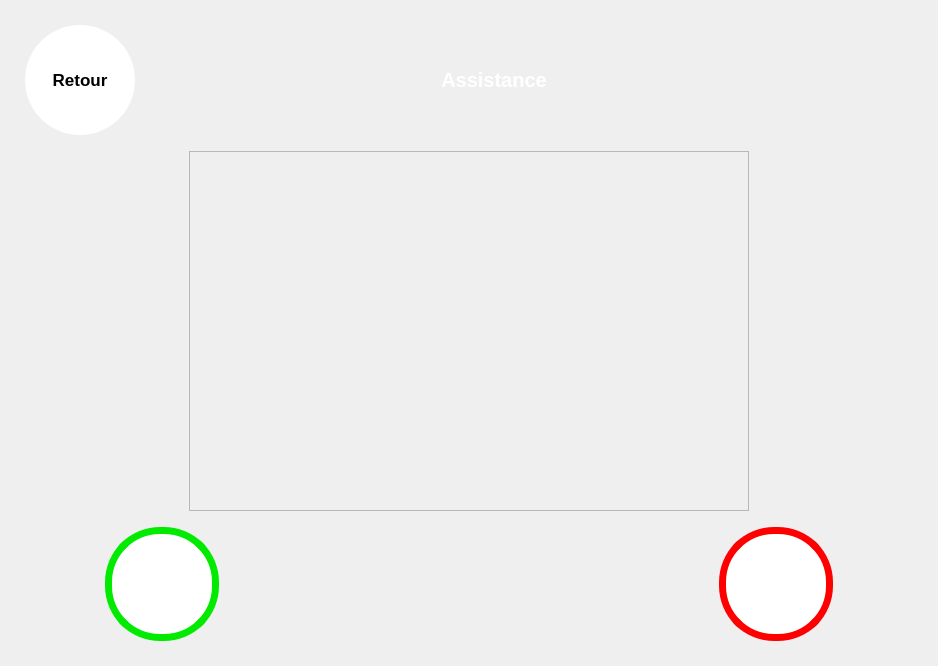
<?xml version="1.0" encoding="UTF-8"?>
<ui version="4.0">
 <class>Assistance</class>
 <widget class="QWidget" name="Assistance">
  <property name="geometry">
   <rect>
    <x>0</x>
    <y>0</y>
    <width>938</width>
    <height>631</height>
   </rect>
  </property>
  <property name="windowTitle">
   <string>Form</string>
  </property>
  <property name="styleSheet">
   <string notr="true">QToolTip{	
	border:1px white;	
	border-radius:0px;  
	font : 15pt;
	background-color: rgb(114, 114, 114);
	color: rgb(255, 255, 255);	    	
}</string>
  </property>
  <layout class="QGridLayout" name="gridLayout">
   <item row="0" column="0">
    <widget class="QStackedWidget" name="stackedWidget">
     <property name="frameShape">
      <enum>QFrame::NoFrame</enum>
     </property>
     <property name="frameShadow">
      <enum>QFrame::Sunken</enum>
     </property>
     <widget class="QWidget" name="page">
      <layout class="QGridLayout" name="gridLayout_2">
       <item row="0" column="0">
        <layout class="QHBoxLayout" name="horizontalLayout_2">
         <property name="margin">
          <number>5</number>
         </property>
         <item>
          <widget class="QToolButton" name="B_ReturnWidgetCurent">
           <property name="minimumSize">
            <size>
             <width>110</width>
             <height>110</height>
            </size>
           </property>
           <property name="maximumSize">
            <size>
             <width>110</width>
             <height>110</height>
            </size>
           </property>
           <property name="palette">
            <palette>
             <active>
              <colorrole role="Button">
               <brush brushstyle="SolidPattern">
                <color alpha="255">
                 <red>255</red>
                 <green>255</green>
                 <blue>255</blue>
                </color>
               </brush>
              </colorrole>
              <colorrole role="Base">
               <brush brushstyle="SolidPattern">
                <color alpha="255">
                 <red>255</red>
                 <green>255</green>
                 <blue>255</blue>
                </color>
               </brush>
              </colorrole>
              <colorrole role="Window">
               <brush brushstyle="SolidPattern">
                <color alpha="255">
                 <red>255</red>
                 <green>255</green>
                 <blue>255</blue>
                </color>
               </brush>
              </colorrole>
             </active>
             <inactive>
              <colorrole role="Button">
               <brush brushstyle="SolidPattern">
                <color alpha="255">
                 <red>255</red>
                 <green>255</green>
                 <blue>255</blue>
                </color>
               </brush>
              </colorrole>
              <colorrole role="Base">
               <brush brushstyle="SolidPattern">
                <color alpha="255">
                 <red>255</red>
                 <green>255</green>
                 <blue>255</blue>
                </color>
               </brush>
              </colorrole>
              <colorrole role="Window">
               <brush brushstyle="SolidPattern">
                <color alpha="255">
                 <red>255</red>
                 <green>255</green>
                 <blue>255</blue>
                </color>
               </brush>
              </colorrole>
             </inactive>
             <disabled>
              <colorrole role="Button">
               <brush brushstyle="SolidPattern">
                <color alpha="255">
                 <red>255</red>
                 <green>255</green>
                 <blue>255</blue>
                </color>
               </brush>
              </colorrole>
              <colorrole role="Base">
               <brush brushstyle="SolidPattern">
                <color alpha="255">
                 <red>255</red>
                 <green>255</green>
                 <blue>255</blue>
                </color>
               </brush>
              </colorrole>
              <colorrole role="Window">
               <brush brushstyle="SolidPattern">
                <color alpha="255">
                 <red>255</red>
                 <green>255</green>
                 <blue>255</blue>
                </color>
               </brush>
              </colorrole>
             </disabled>
            </palette>
           </property>
           <property name="font">
            <font>
             <pointsize>13</pointsize>
             <weight>75</weight>
             <bold>true</bold>
            </font>
           </property>
           <property name="styleSheet">
            <string notr="true">QToolButton{
background-color: rgb(255, 255, 255);
border:none;
border-radius:55px;
max-width:110px;
max-height:110px;
min-width:110px;
min-height:110px;
}

QToolButton:pressed{ 
	background-color: #ECF0F1;
}</string>
           </property>
           <property name="text">
            <string>Retour</string>
           </property>
           <property name="icon">
            <iconset resource="Src.qrc">
             <normaloff>:/ImgList/Home</normaloff>:/ImgList/Home</iconset>
           </property>
           <property name="iconSize">
            <size>
             <width>70</width>
             <height>70</height>
            </size>
           </property>
           <property name="toolButtonStyle">
            <enum>Qt::ToolButtonTextUnderIcon</enum>
           </property>
           <property name="autoRaise">
            <bool>true</bool>
           </property>
          </widget>
         </item>
         <item>
          <spacer name="horizontalSpacer_4">
           <property name="orientation">
            <enum>Qt::Horizontal</enum>
           </property>
           <property name="sizeType">
            <enum>QSizePolicy::MinimumExpanding</enum>
           </property>
           <property name="sizeHint" stdset="0">
            <size>
             <width>300</width>
             <height>110</height>
            </size>
           </property>
          </spacer>
         </item>
         <item>
          <widget class="QLabel" name="label">
           <property name="font">
            <font>
             <pointsize>15</pointsize>
             <weight>75</weight>
             <bold>true</bold>
            </font>
           </property>
           <property name="styleSheet">
            <string notr="true">background-color: rgba(255, 255, 255, 0);
color: rgb(255, 255, 255);</string>
           </property>
           <property name="text">
            <string>Assistance</string>
           </property>
           <property name="alignment">
            <set>Qt::AlignCenter</set>
           </property>
          </widget>
         </item>
         <item>
          <spacer name="horizontalSpacer_5">
           <property name="orientation">
            <enum>Qt::Horizontal</enum>
           </property>
           <property name="sizeHint" stdset="0">
            <size>
             <width>40</width>
             <height>20</height>
            </size>
           </property>
          </spacer>
         </item>
         <item>
          <spacer name="horizontalSpacer_8">
           <property name="orientation">
            <enum>Qt::Horizontal</enum>
           </property>
           <property name="sizeType">
            <enum>QSizePolicy::Fixed</enum>
           </property>
           <property name="sizeHint" stdset="0">
            <size>
             <width>110</width>
             <height>20</height>
            </size>
           </property>
          </spacer>
         </item>
        </layout>
       </item>
       <item row="1" column="0">
        <spacer name="verticalSpacer_2">
         <property name="orientation">
          <enum>Qt::Vertical</enum>
         </property>
         <property name="sizeHint" stdset="0">
          <size>
           <width>20</width>
           <height>33</height>
          </size>
         </property>
        </spacer>
       </item>
       <item row="2" column="0">
        <layout class="QHBoxLayout" name="horizontalLayout_3">
         <property name="margin">
          <number>5</number>
         </property>
         <item>
          <spacer name="horizontalSpacer_6">
           <property name="orientation">
            <enum>Qt::Horizontal</enum>
           </property>
           <property name="sizeHint" stdset="0">
            <size>
             <width>40</width>
             <height>20</height>
            </size>
           </property>
          </spacer>
         </item>
         <item>
          <widget class="QFrame" name="frame">
           <property name="minimumSize">
            <size>
             <width>560</width>
             <height>360</height>
            </size>
           </property>
           <property name="frameShape">
            <enum>QFrame::StyledPanel</enum>
           </property>
           <property name="frameShadow">
            <enum>QFrame::Raised</enum>
           </property>
          </widget>
         </item>
         <item>
          <spacer name="horizontalSpacer_7">
           <property name="orientation">
            <enum>Qt::Horizontal</enum>
           </property>
           <property name="sizeHint" stdset="0">
            <size>
             <width>40</width>
             <height>20</height>
            </size>
           </property>
          </spacer>
         </item>
        </layout>
       </item>
       <item row="3" column="0">
        <spacer name="verticalSpacer">
         <property name="orientation">
          <enum>Qt::Vertical</enum>
         </property>
         <property name="sizeHint" stdset="0">
          <size>
           <width>20</width>
           <height>22</height>
          </size>
         </property>
        </spacer>
       </item>
       <item row="4" column="0">
        <layout class="QHBoxLayout" name="horizontalLayout">
         <property name="margin">
          <number>5</number>
         </property>
         <item>
          <spacer name="horizontalSpacer_2">
           <property name="orientation">
            <enum>Qt::Horizontal</enum>
           </property>
           <property name="sizeType">
            <enum>QSizePolicy::Fixed</enum>
           </property>
           <property name="sizeHint" stdset="0">
            <size>
             <width>80</width>
             <height>20</height>
            </size>
           </property>
          </spacer>
         </item>
         <item>
          <widget class="QToolButton" name="B_CallOn">
           <property name="minimumSize">
            <size>
             <width>114</width>
             <height>114</height>
            </size>
           </property>
           <property name="maximumSize">
            <size>
             <width>114</width>
             <height>114</height>
            </size>
           </property>
           <property name="palette">
            <palette>
             <active>
              <colorrole role="Button">
               <brush brushstyle="SolidPattern">
                <color alpha="255">
                 <red>255</red>
                 <green>255</green>
                 <blue>255</blue>
                </color>
               </brush>
              </colorrole>
              <colorrole role="Base">
               <brush brushstyle="SolidPattern">
                <color alpha="255">
                 <red>255</red>
                 <green>255</green>
                 <blue>255</blue>
                </color>
               </brush>
              </colorrole>
              <colorrole role="Window">
               <brush brushstyle="SolidPattern">
                <color alpha="255">
                 <red>255</red>
                 <green>255</green>
                 <blue>255</blue>
                </color>
               </brush>
              </colorrole>
             </active>
             <inactive>
              <colorrole role="Button">
               <brush brushstyle="SolidPattern">
                <color alpha="255">
                 <red>255</red>
                 <green>255</green>
                 <blue>255</blue>
                </color>
               </brush>
              </colorrole>
              <colorrole role="Base">
               <brush brushstyle="SolidPattern">
                <color alpha="255">
                 <red>255</red>
                 <green>255</green>
                 <blue>255</blue>
                </color>
               </brush>
              </colorrole>
              <colorrole role="Window">
               <brush brushstyle="SolidPattern">
                <color alpha="255">
                 <red>255</red>
                 <green>255</green>
                 <blue>255</blue>
                </color>
               </brush>
              </colorrole>
             </inactive>
             <disabled>
              <colorrole role="Button">
               <brush brushstyle="SolidPattern">
                <color alpha="255">
                 <red>255</red>
                 <green>255</green>
                 <blue>255</blue>
                </color>
               </brush>
              </colorrole>
              <colorrole role="Base">
               <brush brushstyle="SolidPattern">
                <color alpha="255">
                 <red>255</red>
                 <green>255</green>
                 <blue>255</blue>
                </color>
               </brush>
              </colorrole>
              <colorrole role="Window">
               <brush brushstyle="SolidPattern">
                <color alpha="255">
                 <red>255</red>
                 <green>255</green>
                 <blue>255</blue>
                </color>
               </brush>
              </colorrole>
             </disabled>
            </palette>
           </property>
           <property name="font">
            <font>
             <pointsize>13</pointsize>
             <weight>75</weight>
             <bold>true</bold>
            </font>
           </property>
           <property name="styleSheet">
            <string notr="true">QToolButton{
background-color: rgb(255, 255, 255);
border:7px solid rgb(0, 235, 0);
border-radius:55px;
max-width:100px;
max-height:100px;
min-width:100px;
min-height:100px;
}

QToolButton:pressed{ 
	background-color: #ECF0F1;
}</string>
           </property>
           <property name="icon">
            <iconset resource="Src.qrc">
             <normaloff>:/assistance/CallOn</normaloff>:/assistance/CallOn</iconset>
           </property>
           <property name="iconSize">
            <size>
             <width>102</width>
             <height>102</height>
            </size>
           </property>
           <property name="toolButtonStyle">
            <enum>Qt::ToolButtonIconOnly</enum>
           </property>
           <property name="autoRaise">
            <bool>false</bool>
           </property>
          </widget>
         </item>
         <item>
          <spacer name="horizontalSpacer">
           <property name="orientation">
            <enum>Qt::Horizontal</enum>
           </property>
           <property name="sizeHint" stdset="0">
            <size>
             <width>40</width>
             <height>20</height>
            </size>
           </property>
          </spacer>
         </item>
         <item>
          <widget class="QToolButton" name="B_CallOFF">
           <property name="minimumSize">
            <size>
             <width>114</width>
             <height>114</height>
            </size>
           </property>
           <property name="maximumSize">
            <size>
             <width>114</width>
             <height>114</height>
            </size>
           </property>
           <property name="palette">
            <palette>
             <active>
              <colorrole role="Button">
               <brush brushstyle="SolidPattern">
                <color alpha="255">
                 <red>255</red>
                 <green>255</green>
                 <blue>255</blue>
                </color>
               </brush>
              </colorrole>
              <colorrole role="Base">
               <brush brushstyle="SolidPattern">
                <color alpha="255">
                 <red>255</red>
                 <green>255</green>
                 <blue>255</blue>
                </color>
               </brush>
              </colorrole>
              <colorrole role="Window">
               <brush brushstyle="SolidPattern">
                <color alpha="255">
                 <red>255</red>
                 <green>255</green>
                 <blue>255</blue>
                </color>
               </brush>
              </colorrole>
             </active>
             <inactive>
              <colorrole role="Button">
               <brush brushstyle="SolidPattern">
                <color alpha="255">
                 <red>255</red>
                 <green>255</green>
                 <blue>255</blue>
                </color>
               </brush>
              </colorrole>
              <colorrole role="Base">
               <brush brushstyle="SolidPattern">
                <color alpha="255">
                 <red>255</red>
                 <green>255</green>
                 <blue>255</blue>
                </color>
               </brush>
              </colorrole>
              <colorrole role="Window">
               <brush brushstyle="SolidPattern">
                <color alpha="255">
                 <red>255</red>
                 <green>255</green>
                 <blue>255</blue>
                </color>
               </brush>
              </colorrole>
             </inactive>
             <disabled>
              <colorrole role="Button">
               <brush brushstyle="SolidPattern">
                <color alpha="255">
                 <red>255</red>
                 <green>255</green>
                 <blue>255</blue>
                </color>
               </brush>
              </colorrole>
              <colorrole role="Base">
               <brush brushstyle="SolidPattern">
                <color alpha="255">
                 <red>255</red>
                 <green>255</green>
                 <blue>255</blue>
                </color>
               </brush>
              </colorrole>
              <colorrole role="Window">
               <brush brushstyle="SolidPattern">
                <color alpha="255">
                 <red>255</red>
                 <green>255</green>
                 <blue>255</blue>
                </color>
               </brush>
              </colorrole>
             </disabled>
            </palette>
           </property>
           <property name="font">
            <font>
             <pointsize>13</pointsize>
             <weight>75</weight>
             <bold>true</bold>
            </font>
           </property>
           <property name="styleSheet">
            <string notr="true">QToolButton{
background-color: rgb(255, 255, 255);
border:7px solid red;
border-radius:55px;
max-width:100px;
max-height:100px;
min-width:100px;
min-height:100px;
}

QToolButton:pressed{ 
	background-color: #ECF0F1;
}</string>
           </property>
           <property name="icon">
            <iconset resource="Src.qrc">
             <normaloff>:/assistance/CallOff</normaloff>:/assistance/CallOff</iconset>
           </property>
           <property name="iconSize">
            <size>
             <width>102</width>
             <height>102</height>
            </size>
           </property>
           <property name="toolButtonStyle">
            <enum>Qt::ToolButtonIconOnly</enum>
           </property>
          </widget>
         </item>
         <item>
          <spacer name="horizontalSpacer_3">
           <property name="orientation">
            <enum>Qt::Horizontal</enum>
           </property>
           <property name="sizeType">
            <enum>QSizePolicy::Fixed</enum>
           </property>
           <property name="sizeHint" stdset="0">
            <size>
             <width>80</width>
             <height>20</height>
            </size>
           </property>
          </spacer>
         </item>
        </layout>
       </item>
      </layout>
     </widget>
     <widget class="QWidget" name="page_2"/>
    </widget>
   </item>
  </layout>
 </widget>
 <resources>
  <include location="Src.qrc"/>
 </resources>
 <connections/>
</ui>
